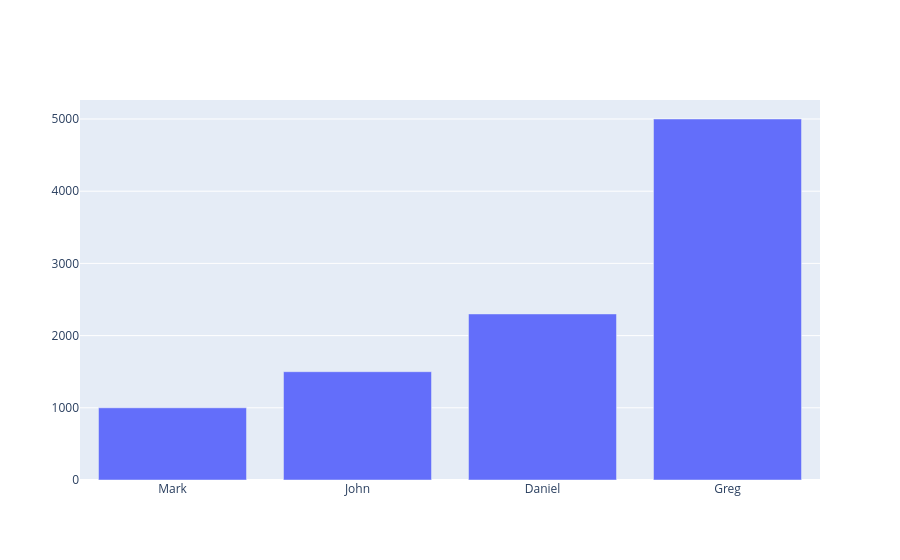

The cell this chart's notebook holds for it:
### Code cell
import plotly.graph_objects as go

ppl = ('Mark','John','Daniel','Greg')
salary = (1000,1500,2300,5000)


fig = go.Figure(data=[go.Bar(x=ppl, y=salary)])
fig.update_layout(title="Salaries in Plotly")
fig.show()

### Figure 1 — Plotly figure (JSON) as saved in the notebook; plotly's stock layout.template omitted (floating-point values rounded to 4 significant figures)
{"data": [{"type": "bar", "x": ["Mark", "John", "Daniel", "Greg"], "y": [1000, 1500, 2300, 5000]}], "layout": {}}
